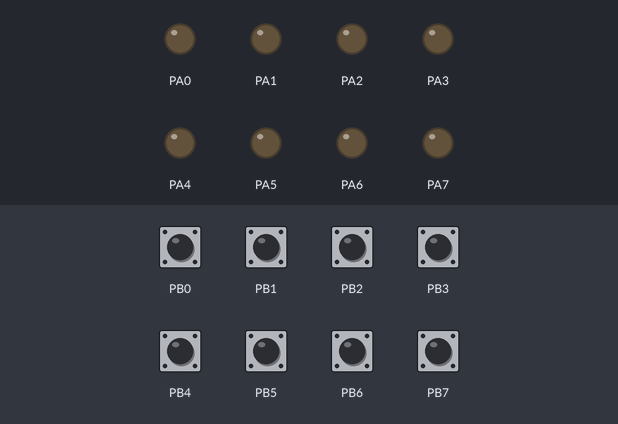
Bench run of a program on a simulated ATmega32, built with avr-gcc and emulated at 8 MHz. On the bench: output pins drawn as LEDs (lit = HIGH). Dashed ring = blinking. The inputs (shaded band) are chosen by the test bench; at power-on: PB0–7 HIGH.

Above: at 1.2 s.
1.3 s: PB1 pulled LOW for 0.15 s
At 1.43 s:
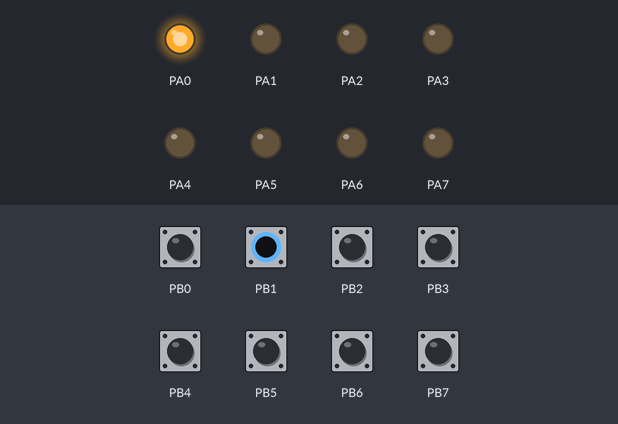
4.3 s: PB2 pulled LOW for 0.15 s
At 4.43 s:
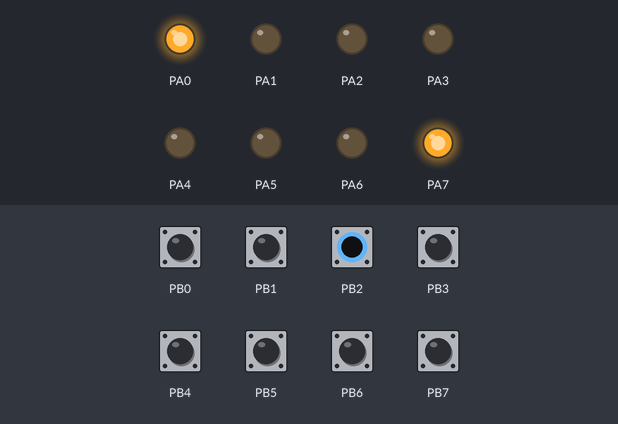
6.8 s: PB0 pulled LOW for 0.15 s
At 7.2 s:
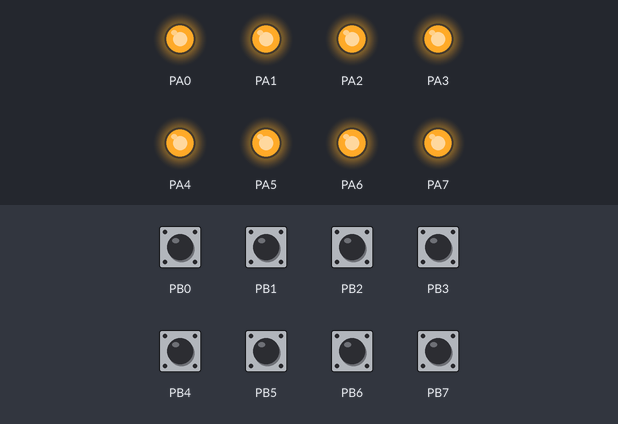
8.8 s: PB1 pulled LOW for 1 s
At 9.2 s:
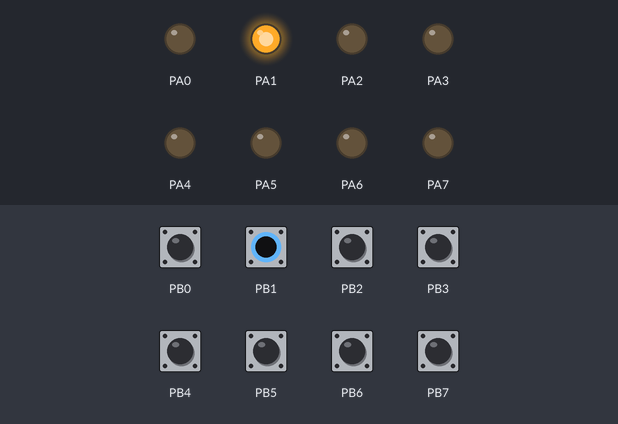
11.8 s: PB3 pulled LOW for 0.15 s
At 12.2 s:
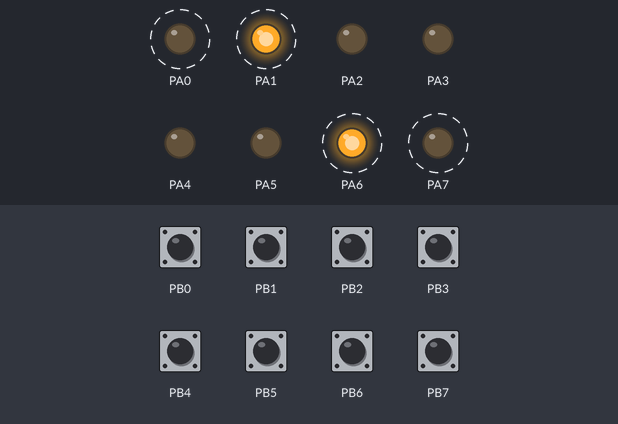
14.9 s: PB0 driven LOW and PB2 driven LOW
At 15.03 s:
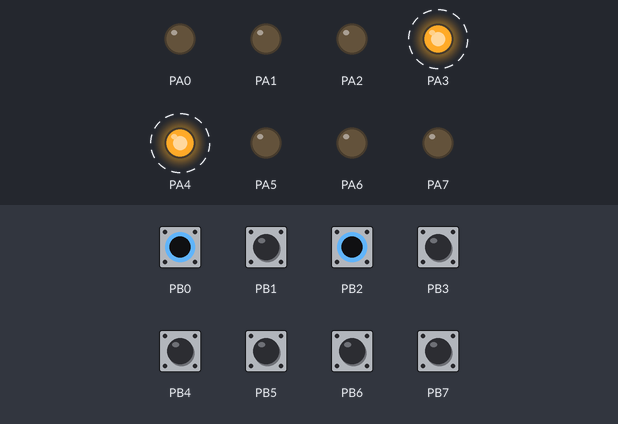
Timing chart, 0 to 18.9 s (numbered marks = the images above; inputs shaded):
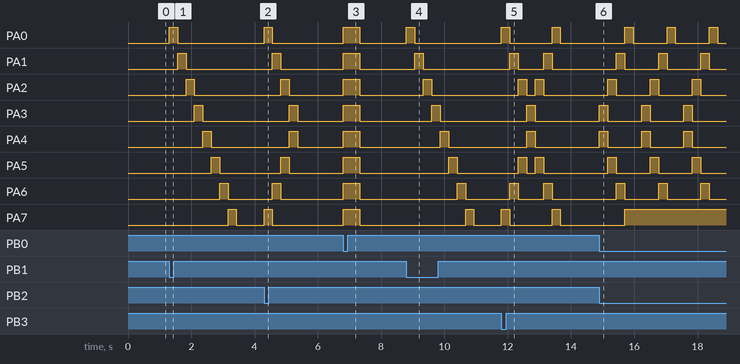

Measured:
- after the input at 1.3 s, PA0: LOW → HIGH at once, → LOW 0.27 s later; PA1: LOW → HIGH after 0.27 s, → LOW 0.27 s later; PA2: LOW → HIGH after 0.53 s, → LOW 0.27 s later; PA3: LOW → HIGH after 0.80 s, → LOW 0.27 s later; PA4: LOW → HIGH after 1.1 s, → LOW 0.27 s later
- after the input at 4.3 s, PA0, PA7: LOW → HIGH at once, → LOW 0.27 s later; PA1, PA6: LOW → HIGH after 0.27 s, → LOW 0.27 s later; PA2, PA5: LOW → HIGH after 0.53 s, → LOW 0.27 s later; PA3, PA4: LOW → HIGH after 0.80 s, → LOW 0.27 s later
- after the input at 6.8 s, PA0–7: LOW → HIGH at once, → LOW 0.52 s later
- after the input at 8.8 s, PA0: LOW → HIGH at once, → LOW 0.27 s later; PA1: LOW → HIGH after 0.27 s, → LOW 0.27 s later; PA2: LOW → HIGH after 0.53 s, → LOW 0.27 s later; PA3: LOW → HIGH after 0.80 s, → LOW 0.27 s later; PA4: LOW → HIGH after 1.1 s, → LOW 0.27 s later
- after the input at 11.8 s, PA0: alternates HIGH for 0.27 s and LOW for 1.3 s, starting at once; PA1: alternates HIGH for 0.27 s and LOW for 0.80 s, 4 changes in all, then stays LOW, starting after 0.27 s
- after the input at 14.9 s, PA0: alternates HIGH for 0.27 s and LOW for 1.1 s, starting after 0.80 s; PA1: alternates HIGH for 0.27 s and LOW for 1.1 s, starting after 0.53 s

The program:

main.c
```c
#include <avr/io.h>
#include "BIT_MATH.H"
#define F_CPU  8000000UL
#include <util/delay.h>

int main(void)
{
	DDRA=0xFF;  //FOR 8 LEDS
	DDRB=0x00;  //FOR 3 DIP SWITCHES
	PORTB=0xFF; //PULL UP FOR FIRST 4 PIN IN PORTB
	while(1)
	{
		if(PINB==0b11111110)  //FLASHING
		{
			PORTA=0xFF;
			_delay_ms(500);
			PORTA=0x00;
			_delay_ms(500);
		}

		else if (PINB == 0b11111101) //SHIFT_LEFT
		{
			SET_BIT(PORTA,0);
			_delay_ms(250);
			CLR_BIT(PORTA,0);
			SET_BIT(PORTA,1);
			_delay_ms(250);
			CLR_BIT(PORTA,1);
			SET_BIT(PORTA,2);
			_delay_ms(250);
			CLR_BIT(PORTA,2);
			SET_BIT(PORTA,3);
			_delay_ms(250);
			CLR_BIT(PORTA,3);
			SET_BIT(PORTA,4);
			_delay_ms(250);
			CLR_BIT(PORTA,4);
			SET_BIT(PORTA,5);
			_delay_ms(250);
			CLR_BIT(PORTA,5);
			SET_BIT(PORTA,6);
			_delay_ms(250);
			CLR_BIT(PORTA,6);
			SET_BIT(PORTA,7);
			_delay_ms(250);
			CLR_BIT(PORTA,7);
			_delay_ms(250);
		}
		else if (PINB==0b11111100)  //SHIFT RIGHT
		{
			SET_BIT(PORTA,7);
			_delay_ms(250);
			CLR_BIT(PORTA,7);
			SET_BIT(PORTA,6);
			_delay_ms(250);
			CLR_BIT(PORTA,6);
			SET_BIT(PORTA,5);
			_delay_ms(250);
			CLR_BIT(PORTA,5);
			SET_BIT(PORTA,4);
			_delay_ms(250);
			CLR_BIT(PORTA,4);
			SET_BIT(PORTA,3);
			_delay_ms(250);
			CLR_BIT(PORTA,3);
			SET_BIT(PORTA,2);
			_delay_ms(250);
			CLR_BIT(PORTA,2);
			SET_BIT(PORTA,1);
			_delay_ms(250);
			CLR_BIT(PORTA,1);
			SET_BIT(PORTA,0);
			_delay_ms(250);
			CLR_BIT(PORTA,0);
			_delay_ms(250);
		}
		else if(PINB==0b11111011) //CONVERGING
		{
			SET_BIT(PORTA,0);
			SET_BIT(PORTA,7);
			_delay_ms(250);
			CLR_BIT(PORTA,0);
			CLR_BIT(PORTA,7);
			SET_BIT(PORTA,1);
			SET_BIT(PORTA,6);
			_delay_ms(250);
			CLR_BIT(PORTA,1);
			CLR_BIT(PORTA,6);
			SET_BIT(PORTA,2);
			SET_BIT(PORTA,5);
			_delay_ms(250);
			CLR_BIT(PORTA,2);
			CLR_BIT(PORTA,5);
			SET_BIT(PORTA,3);
			SET_BIT(PORTA,4);
			_delay_ms(250);
			CLR_BIT(PORTA,3);
			CLR_BIT(PORTA,4);
			_delay_ms(250);

		}
		else if(PINB==0b11111010) //DIVERGING
		{
			SET_BIT(PORTA,3);
			SET_BIT(PORTA,4);
			_delay_ms(250);
			CLR_BIT(PORTA,3);
			CLR_BIT(PORTA,4);
			SET_BIT(PORTA,2);
			SET_BIT(PORTA,5);
			_delay_ms(250);
			CLR_BIT(PORTA,2);
			CLR_BIT(PORTA,5);
			SET_BIT(PORTA,1);
			SET_BIT(PORTA,6);
			_delay_ms(250);
			CLR_BIT(PORTA,1);
			CLR_BIT(PORTA,6);
			SET_BIT(PORTA,0);
			SET_BIT(PORTA,7);
			_delay_ms(250);
			CLR_BIT(PORTA,0);
			CLR_BIT(PORTA,0);
			_delay_ms(250);

		}
		else if (PINB == 0b11111001) //BINGBONG
		{
			SET_BIT(PORTA,0);
			_delay_ms(250);
			CLR_BIT(PORTA,0);
			SET_BIT(PORTA,1);
			_delay_ms(250);
			CLR_BIT(PORTA,1);
			SET_BIT(PORTA,2);
			_delay_ms(250);
			CLR_BIT(PORTA,2);
			SET_BIT(PORTA,3);
			_delay_ms(250);
			CLR_BIT(PORTA,3);
			SET_BIT(PORTA,4);
			_delay_ms(250);
			CLR_BIT(PORTA,4);
			SET_BIT(PORTA,5);
			_delay_ms(250);
			CLR_BIT(PORTA,5);
			SET_BIT(PORTA,6);
			_delay_ms(250);
			CLR_BIT(PORTA,6);
			SET_BIT(PORTA,7);
			_delay_ms(250);
			CLR_BIT(PORTA,7);
			_delay_ms(250);
			SET_BIT(PORTA,6);
			_delay_ms(250);
			CLR_BIT(PORTA,6);
			SET_BIT(PORTA,5);
			_delay_ms(250);
			CLR_BIT(PORTA,5);
			SET_BIT(PORTA,4);
			_delay_ms(250);
			CLR_BIT(PORTA,4);
			SET_BIT(PORTA,3);
			_delay_ms(250);
			CLR_BIT(PORTA,3);
			SET_BIT(PORTA,2);
			_delay_ms(250);
			CLR_BIT(PORTA,2);
			SET_BIT(PORTA,1);
			_delay_ms(250);
			CLR_BIT(PORTA,1);
			SET_BIT(PORTA,0);
			_delay_ms(250);
			CLR_BIT(PORTA,0);
			_delay_ms(250);
		}
		else if (PINB == 0b11111000) //INCREMENT
		{
			SET_BIT(PORTA,0);
			_delay_ms(300);
			SET_BIT(PORTA,1);
			_delay_ms(300);
			SET_BIT(PORTA,2);
			_delay_ms(300);
			SET_BIT(PORTA,3);
			_delay_ms(300);
			SET_BIT(PORTA,4);
			_delay_ms(300);
			SET_BIT(PORTA,5);
			_delay_ms(300);
			SET_BIT(PORTA,6);
			_delay_ms(300);
			PORTA=0x00;
		}
		else if (PINB == 0b11110111)
		{
			SET_BIT(PORTA,0);
			SET_BIT(PORTA,7);
			_delay_ms(250);
			CLR_BIT(PORTA,0);
			CLR_BIT(PORTA,7);
			SET_BIT(PORTA,1);
			SET_BIT(PORTA,6);
			_delay_ms(250);
			CLR_BIT(PORTA,1);
			CLR_BIT(PORTA,6);
			SET_BIT(PORTA,2);
			SET_BIT(PORTA,5);
			_delay_ms(250);
			CLR_BIT(PORTA,2);
			CLR_BIT(PORTA,5);
			SET_BIT(PORTA,3);
			SET_BIT(PORTA,4);
			_delay_ms(250);
			CLR_BIT(PORTA,3);
			CLR_BIT(PORTA,4);
			SET_BIT(PORTA,2);
			SET_BIT(PORTA,5);
			_delay_ms(250);
			CLR_BIT(PORTA,2);
			CLR_BIT(PORTA,5);
			SET_BIT(PORTA,1);
			SET_BIT(PORTA,6);
			_delay_ms(250);
			CLR_BIT(PORTA,1);
			CLR_BIT(PORTA,6);
			SET_BIT(PORTA,0);
			SET_BIT(PORTA,7);
			_delay_ms(250);
			CLR_BIT(PORTA,0);
			CLR_BIT(PORTA,7);
			_delay_ms(250);
	}

	}


return 0;
}
```

BIT_MATH.h
```c
/*
 * BIT_MATH.h
 *
 *  Created on: Aug 29, 2022
 *      Author: Kero
 */

#ifndef BIT_MATH_H_
#define BIT_MATH_H_

#define  SET_BIT(VAR,BIT)     VAR  |=  (1<<(BIT))
#define  CLR_BIT(VAR,BIT)     VAR  &= ~(1<<(BIT))
#define  GET_BIT(VAR,BIT)     (VAR >>  (BIT))&1 )
#define  TOG_BIT(VAR,BIT)     VAR  ^=  (1<<(BIT))


#endif /* BIT_MATH_H_ */
```
